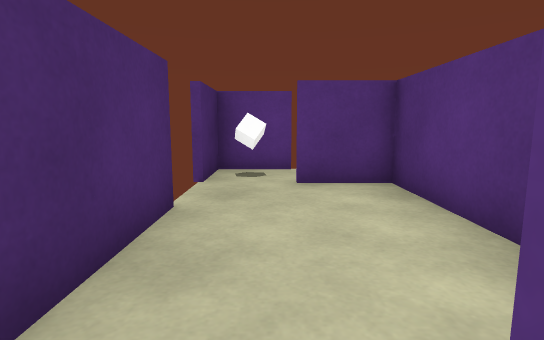
[1] (above)

16 first-person views from a walk through a 3-D level made in the Unity game engine. The camera is 0.58 m above the floor, tilts 8° down and sees 80° across. The floor is counted in squares, 0.5 m on a side. Each view is taken from the middle of a square. On the plan, view 1 faces up. The plan holds only what a view shows up to about 13 squares ahead; the rest is blank. The place goes on beyond the plan. The player character is not drawn. Surface patterns are stand-ins for the level's own textures.

[2]
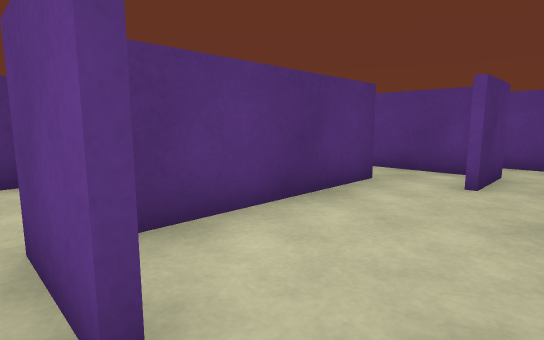

[3]
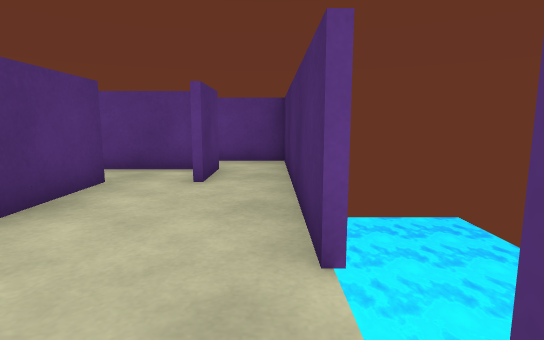

[4]
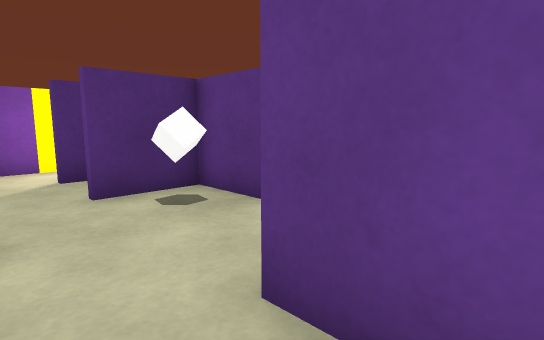

[5]
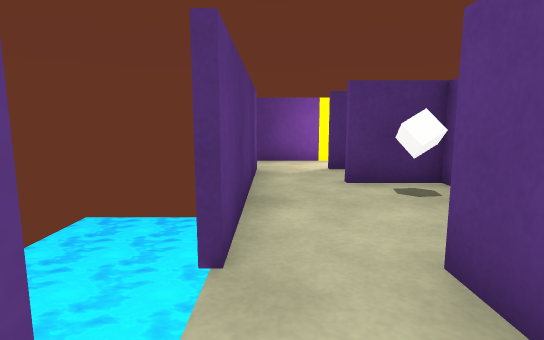

[6]
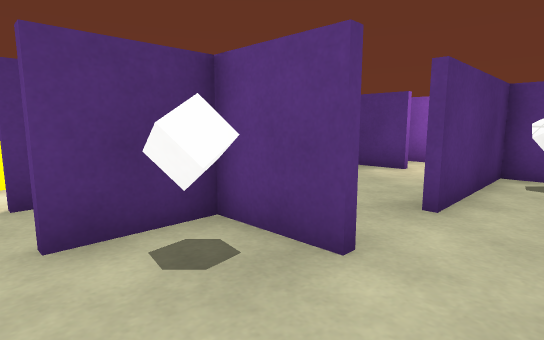

[7]
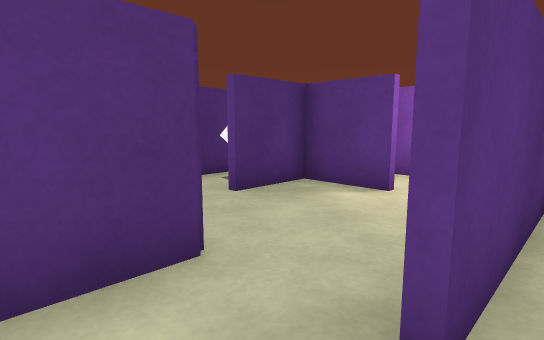

[8]
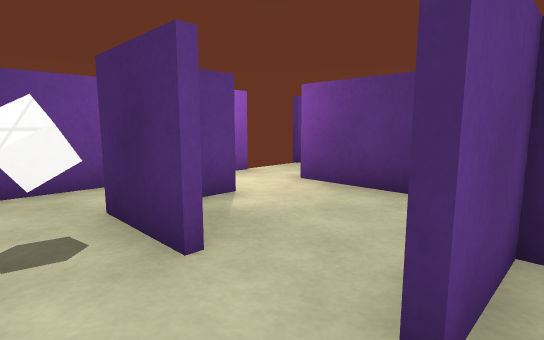

[9]
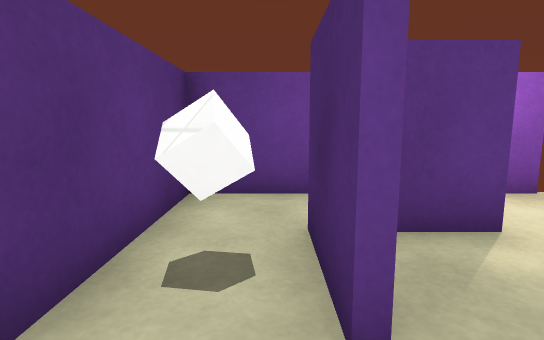

[10]
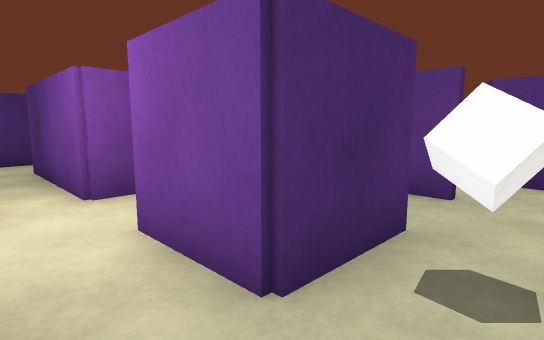

[11]
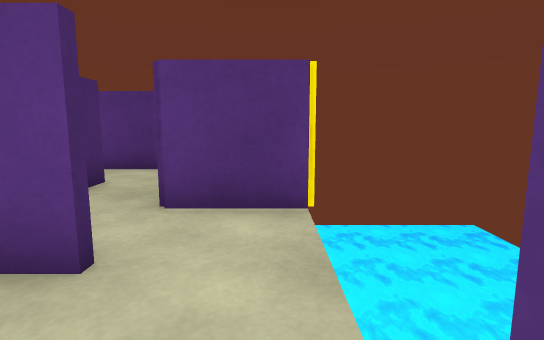

[12]
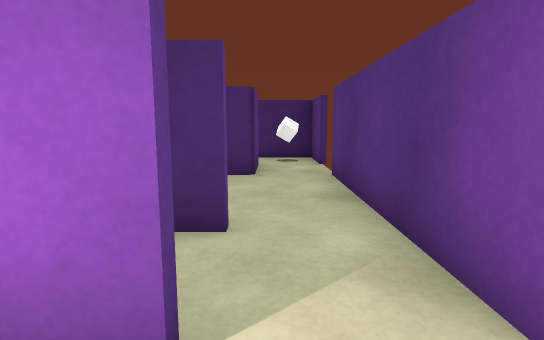

[13]
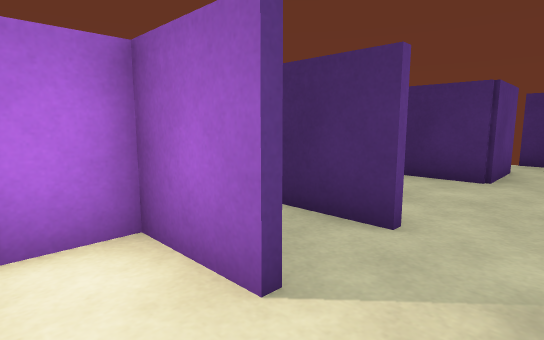

[14]
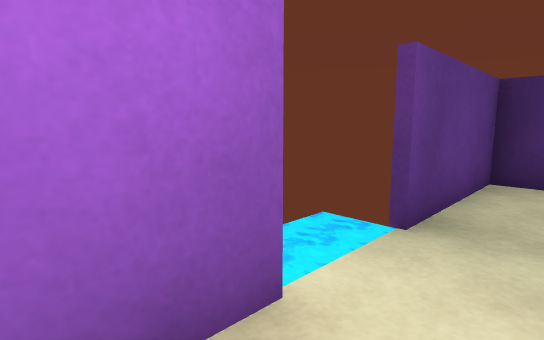

[15]
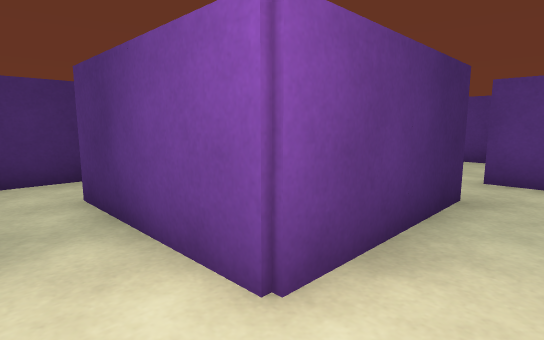

[16]
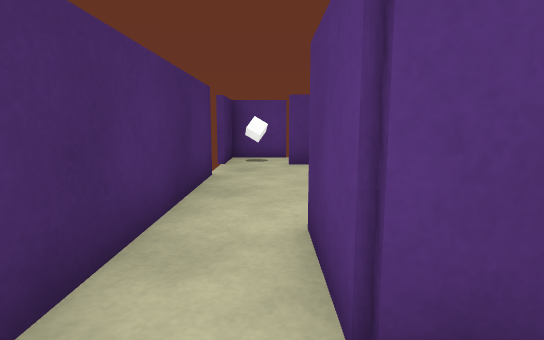

### Floor plan
Key: @ floor where view 1 was taken; # wall or solid block; . floor; C white cube.
Columns run from 2 left of view 1 to 11 right of it. Each row starts with its distance up from view 1.
  9  ##  ######
  8 #............#
  7 #.C..........#
  6  ..###...#.#.#
  5  ....#..C#.#.#
  4 #....#.###.##
  3 #....#...#...
  2 #....#.#.##..
  1 #....#.#.....
  0 #.@#.C.#...#.#
 -1 #..#..##..##C#
 -2 #..####..##..#
 -3 #............#
 -4  ####  ######

Positions as (right, up) in squares from view 1, and headings:
1: (0, 0), facing up
2: (-1, 7), facing down-right
3: (-1, 7), facing down
4: (1, 8), facing down-right
5: (0, 8), facing right
6: (3, 7), facing down-right
7: (4, 4), facing down-right
8: (10, 3), facing down-left
9: (9, 2), facing down
10: (10, -3), facing up-left
11: (10, 0), facing up
12: (10, 7), facing left
13: (10, 8), facing down-left
14: (6, -2), facing down-left
15: (6, -3), facing up-left
16: (0, -3), facing up
